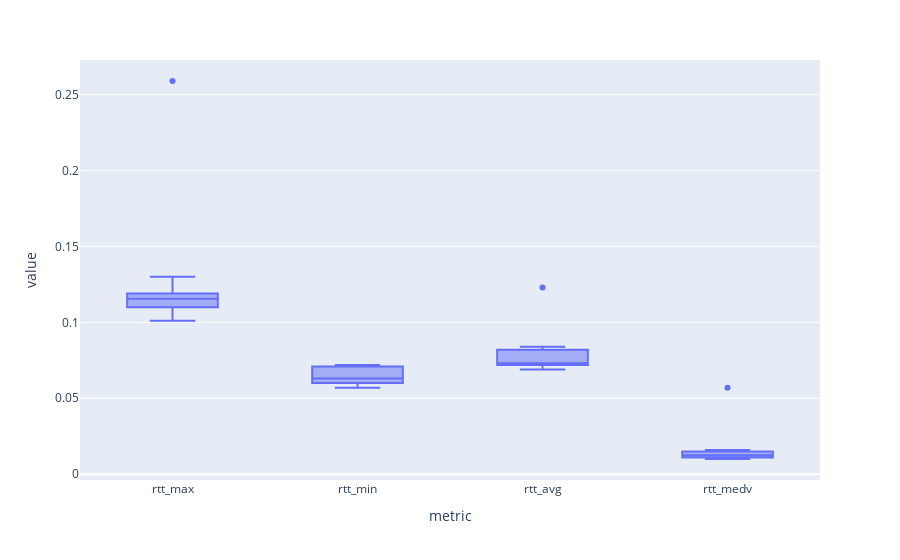

The code cell stored with this chart in its notebook:
### Markdown cell above
## Ping between distinct node and broker

### Code cell
fig_box_ping = px.box(df_ping_metrics_list, y="value", x="metric")
fig_box_ping.show()

### Figure 1 — Plotly figure (JSON) as saved in the notebook; plotly's stock layout.template omitted (floating-point values rounded to 4 significant figures)
{"data": [{"alignmentgroup": "True", "hovertemplate": "metric=%{x}<br>value=%{y}<extra></extra>", "legendgroup": "", "marker": {"color": "#636efa"}, "name": "", "notched": false, "offsetgroup": "", "orientation": "v", "showlegend": false, "type": "box", "x": ["rtt_max", "rtt_min", "rtt_avg", "rtt_medv", "rtt_max", "rtt_min", "rtt_avg", "rtt_medv", "rtt_max", "rtt_min", "rtt_avg", "rtt_medv", "rtt_max", "rtt_min", "rtt_avg", "rtt_medv", "rtt_max", "rtt_min", "rtt_avg", "rtt_medv", "rtt_max", "rtt_min", "rtt_avg", "rtt_medv", "rtt_max", "rtt_min", "rtt_avg", "rtt_medv", "rtt_max", "rtt_min", "rtt_avg", "rtt_medv", "rtt_max", "rtt_min", "rtt_avg", "rtt_medv", "rtt_max", "rtt_min", "rtt_avg", "rtt_medv"], "x0": " ", "xaxis": "x", "y": [0.259, 0.071, 0.123, 0.057, 0.113, 0.06, 0.072, 0.011, 0.101, 0.071, 0.082, 0.01, 0.13, 0.072, 0.084, 0.011, 0.111, 0.061, 0.07, 0.011, 0.119, 0.065, 0.074, 0.013, 0.11, 0.069, 0.082, 0.012, 0.118, 0.06, 0.072, 0.015, 0.119, 0.061, 0.072, 0.016, 0.104, 0.057, 0.069, 0.014], "y0": " ", "yaxis": "y"}], "layout": {"boxmode": "group", "legend": {"tracegroupgap": 0}, "margin": {"t": 60}, "xaxis": {"anchor": "y", "domain": [0, 1], "title": {"text": "metric"}}, "yaxis": {"anchor": "x", "domain": [0, 1], "title": {"text": "value"}}}}
